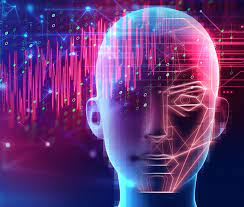
#> input picture image.jpeg, 244 x 207 px
$ jupyter execute Image_Rotation.ipynb
#> lines starting #> are read from the running program, lines starting #| are printed output that depends on the picture
<a href="https://colab.research.google.com/github/VenkatakrishnaHR/Image-Processing-Lab/blob/main/Image_Rotation.ipynb" target="_parent"></a>

#Develope program to perform linear rotation on an image

[cell 1]
import cv2
from google.colab.patches import cv2_imshow

[cell 2]
image = cv2.imread('image.jpeg')
#> image is the input picture: shape (207, 244, 3); mean B, G, R 120.6, 55.6, 100.1
cv2_imshow( image )

[cell 3]
image.shape
#> Out = (207, 244, 3)

[cell 4]
height, width = image.shape[:2]
#> height = 207; width = 244

# get the center coordinates of the image to create the 2D rotation matrix
# center = (width/2, height/2)
center = (max(width/2, height/2), max(width/2, height/2))
#> center = (122, 122)

# using cv2.getRotationMatrix2D()  to get the rotation matrix
rotate_matrix = cv2.getRotationMatrix2D(center=center, angle=90, scale=1)

# rotate the image using cv2.warpAffine 90 degree anticlockwise
rotated_image = cv2.warpAffine( src=image, M=rotate_matrix, dsize=(height, width))
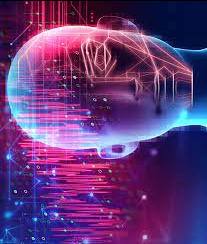
#> rotated_image: shape (244, 207, 3); mean B, G, R 120, 55.4, 99.8
cv2_imshow( rotated_image )


$ run again, with img2.png saved as image.jpeg
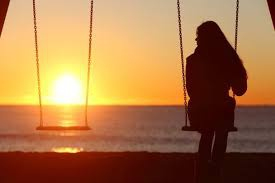
#> input picture img2.png, 275 x 183 px
#> image is the input picture: shape (183, 275, 3); mean B, G, R 72.4, 118.7, 168.9
#> `rotated_image = cv2.warpAffine( src=image, M=rotate_matrix, dsize=(hei..`:
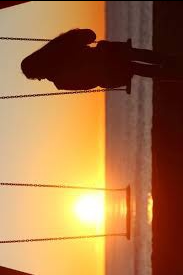
#> rotated_image: shape (275, 183, 3); mean B, G, R 72.2, 118.3, 168.3
